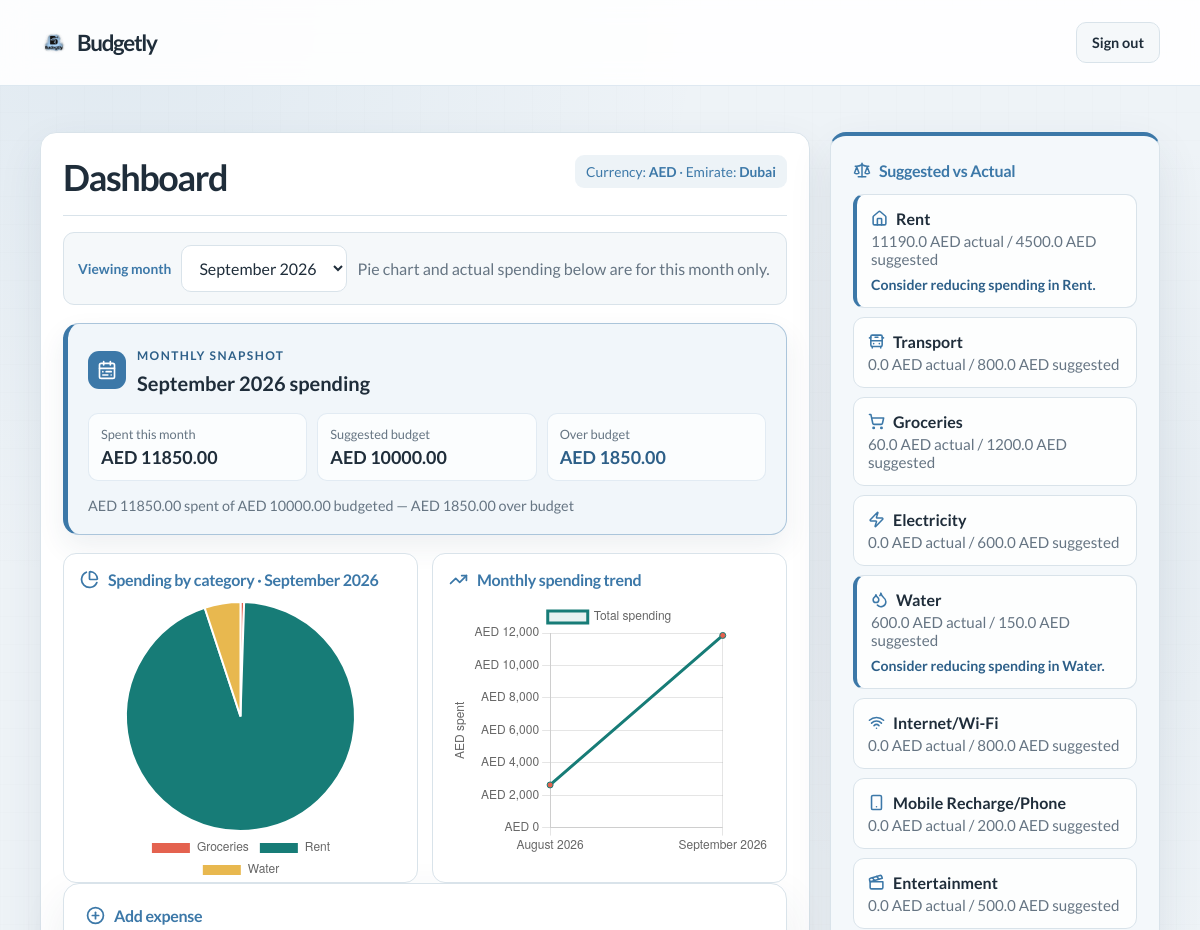
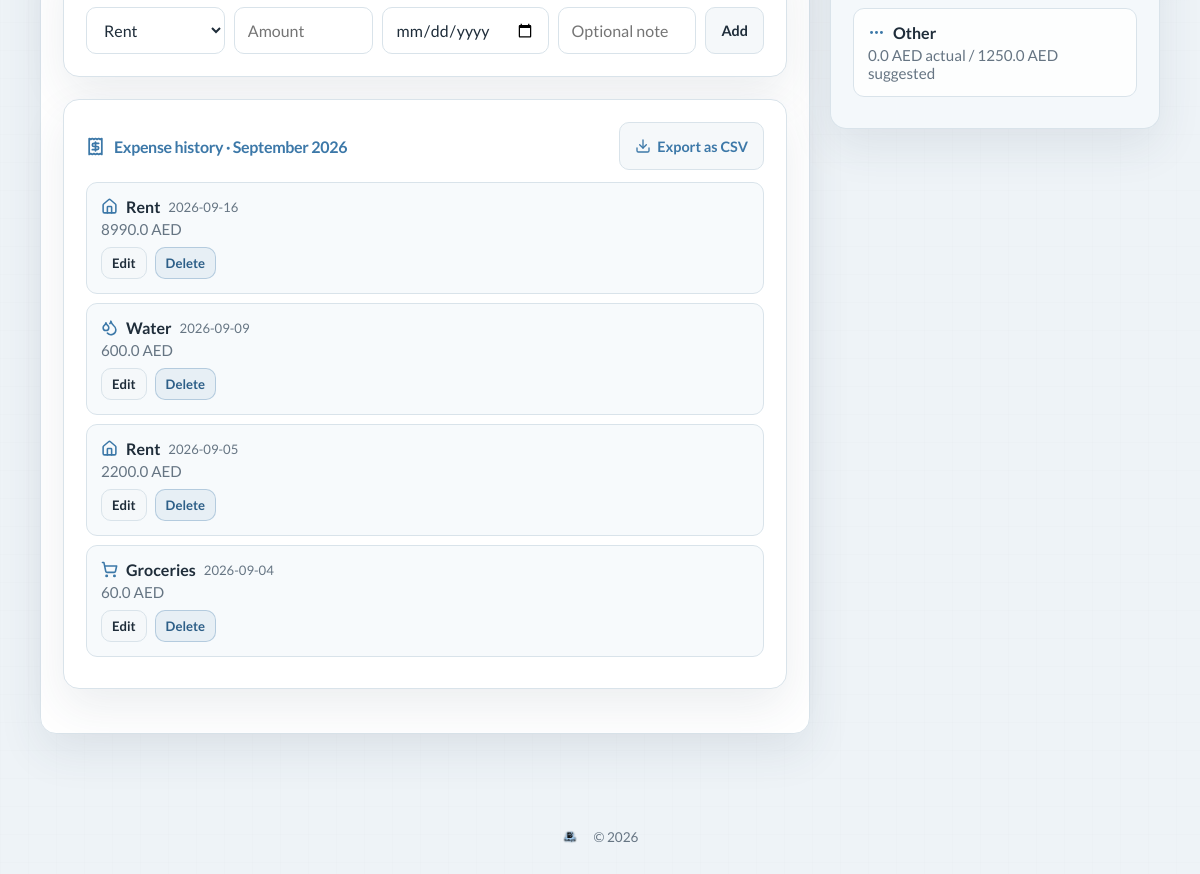
The app's page /dashboard (signed in) with its own data (2 pictures, top to bottom).
### tables this page shows
CREATE TABLE profiles (
                id INTEGER PRIMARY KEY AUTOINCREMENT,
                user_id INTEGER NOT NULL,
                emirate TEXT NOT NULL,
                income REAL NOT NULL,
                user_type TEXT NOT NULL,
                FOREIGN KEY(user_id) REFERENCES users(id)
            );

CREATE TABLE expenses (
        id INTEGER PRIMARY KEY AUTOINCREMENT,
        user_id INTEGER NOT NULL,
        category TEXT NOT NULL,
        amount REAL NOT NULL,
        date TEXT NOT NULL,
        note TEXT,
        FOREIGN KEY(user_id) REFERENCES users(id)
    );

### app.py (the view)
@app.route("/dashboard")
def dashboard():
    user_id = session.get("user_id")
    if not user_id:
        return redirect(url_for("capture_email"))
    db = get_db()
    cur = db.cursor()
    cur.execute("SELECT * FROM profiles WHERE user_id = ?", (user_id,))
    profile = cur.fetchone()
    if not profile:
        return redirect(url_for("setup"))
    cur.execute("SELECT id, category, amount, date, note FROM expenses WHERE user_id = ? ORDER BY date DESC, id DESC", (user_id,))
    all_expenses = cur.fetchall()
    available_months = sorted({expense["date"][:7] for expense in all_expenses}, reverse=True)
    current_month = datetime.utcnow().strftime("%Y-%m")
    selected_month = request.args.get("month") or (available_months[0] if available_months else current_month)
    if selected_month not in available_months and selected_month != current_month:
        selected_month = current_month
    expenses = [expense for expense in all_expenses if expense["date"].startswith(selected_month)]
    def month_label(month):
        return datetime.strptime(month, "%Y-%m").strftime("%B %Y")
    totals = {c: 0.0 for c in ALL_CATEGORIES}
    monthly_totals = {}
    for e in all_expenses:
        cat = e["category"]
        amt = float(e["amount"])
        date = e["date"]
        month = date[:7]
        monthly_totals[month] = monthly_totals.get(month, 0.0) + amt
        if month == selected_month:
            totals[cat] = totals.get(cat, 0.0) + amt
    emirate_budgets = MONTHLY_BUDGETS_BY_EMIRATE.get(profile["emirate"], MONTHLY_BUDGETS_BY_EMIRATE["Dubai"])
    standard_budget = emirate_budgets.get(profile["user_type"], emirate_budgets["professional"])
    categories = EXPENSE_CATEGORIES.get(profile["user_type"], EXPENSE_CATEGORIES["professional"])
    emirate_ratios = PERSONALIZED_RATIOS_BY_EMIRATE.get(profile["emirate"], PERSONALIZED_RATIOS_BY_EMIRATE["Dubai"])
    ratios = emirate_ratios.get(profile["user_type"], emirate_ratios["professional"])
    suggested = {category: round(profile["income"] * ratios.get(category, 0), 2) for category in categories}
    month_total = round(sum(totals.get(category, 0) for category in categories), 2)
    suggested_total = round(sum(suggested.values()), 2)
    month_difference = round(suggested_total - month_total, 2)
    comparison = []
    for k in categories:
        actual = round(totals.get(k, 0.0), 2)
        suggested_amt = suggested.get(k, 0.0)
        over = actual > suggested_amt if suggested_amt > 0 else False
        comparison.append({"category": k, "actual": actual, "suggested": suggested_amt, "over": over})
    pie_data = {k: totals[k] for k in totals if totals[k] > 0}
    line_months = sorted(monthly_totals.keys())
    line_labels = [month_label(month) for month in line_months]
    line_values = [monthly_totals[month] for month in line_months]
    return render_template(
        "dashboard.html",
        profile=profile,
        pie_data=pie_data,
        line_labels=line_labels,
        line_values=line_values,
        comparison=comparison,
        expenses=expenses,
        edit_expense=next(
            (expense for expense in expenses if str(expense["id"]) == request.args.get("edit_expense")),
            None,
        ),
        currency="AED",
        emirate=profile["emirate"],
        categories=categories,
        available_months=available_months,
        selected_month=selected_month,
        selected_month_label=month_label(selected_month),
        month_labels={month: month_label(month) for month in available_months},
        month_total=month_total,
        suggested_total=suggested_total,
        month_difference=month_difference,
    )

### app.py (called while the page is built)
def get_db():
    db = getattr(g, "_database", None)
    if db is None:
        db = g._database = sqlite3.connect(str(DB_PATH))
        db.row_factory = sqlite3.Row
        init_db(db)
    return db

@app.teardown_appcontext
def close_connection(exception):
    db = getattr(g, "_database", None)
    if db is not None:
        db.close()

@app.context_processor
def inject_now():
    return {"current_year": datetime.utcnow().year}

### templates/dashboard.html (shortened to what this page needs)
{% extends "base.html" %}
{% block content %}
{% set category_icons = {
  'Rent': 'home',
  'Transport': 'bus-front',
  'Groceries': 'shopping-cart',
  'Electricity': 'zap',
  'Water': 'droplets',
  'Internet/Wi-Fi': 'wifi',
  'Mobile Recharge/Phone': 'smartphone',
  'Personal Care': 'heart-handshake',
  'Entertainment': 'clapperboard',
  'Other': 'ellipsis'
} %}
<div class="grid">
  <section class="col-8">
    <div class="card">
      <header class="card-header">
        <h2>Dashboard</h2>
        <div class="meta">Currency: <strong>{{ currency }}</strong> &middot; Emirate: <strong>{{ emirate }}</strong></div>
      </header>
      <form method="GET" action="{{ url_for('dashboard') }}" class="month-picker">
        <label for="month">Viewing month</label>
        <select name="month" id="month" onchange="this.form.submit()">
          <option value="{{ selected_month }}">{{ selected_month_label }}</option>
        </select>
        <span class="muted">Pie chart and actual spending below are for this month only.</span>
      </form>
      <section class="monthly-summary {% if month_difference < 0 %}summary-over{% endif %}">
        <div class="summary-heading">
          <span class="summary-icon"><i data-lucide="calendar-range"></i></span>
          <div>
            <span class="step-kicker">Monthly snapshot</span>
            <h3>{{ selected_month_label }} spending</h3>
          </div>
        </div>
        <div class="summary-figures">
          <div><span>Spent this month</span><strong>AED {{ '%.2f'|format(month_total) }}</strong></div>
          <div><span>Suggested budget</span><strong>AED {{ '%.2f'|format(suggested_total) }}</strong></div>
          <div class="summary-difference"><span>{% if month_difference >= 0 %}Remaining{% else %}Over budget{% endif %}</span><strong>AED {{ '%.2f'|format(month_difference|abs) }}</strong></div>
        </div>
        <p class="summary-message">AED {{ '%.2f'|format(month_total) }} spent of AED {{ '%.2f'|format(suggested_total) }} budgeted{% if month_difference >= 0 %} — AED {{ '%.2f'|format(month_difference) }} remaining{% else %} — AED {{ '%.2f'|format(month_difference|abs) }} over budget{% endif %}</p>
      </section>
      <div class="charts">
        <div class="chart-card{% if not pie_data %} empty-chart{% endif %}">
          <h4 class="section-title"><i data-lucide="pie-chart"></i> Spending by category · {{ selected_month_label }}</h4>
          {% if pie_data %}
          <div class="pie-chart-wrap"><canvas id="pieChart"></canvas></div>
          {% endif %}
        </div>
        <div class="chart-card{% if not line_labels %} empty-chart{% endif %}">
          <h4 class="section-title"><i data-lucide="trending-up"></i> Monthly spending trend</h4>
          {% if line_labels %}
          <div class="line-chart-wrap"><canvas id="lineChart"></canvas></div>
          {% endif %}
        </div>
      </div>
      <div class="card">
        <h4 class="section-title"><i data-lucide="plus-circle"></i> Add expense</h4>
        <form method="POST" action="{{ url_for('add_expense') }}" class="inline-form">
          <select name="category" required>
            {% for c in categories %}
            <option value="{{ c }}">{{ c }}</option>
            {% endfor %}
          </select>
          <input name="amount" type="number" step="0.01" placeholder="Amount" required>
          <input name="date" type="date">
          <input name="note" type="text" placeholder="Optional note">
          <button class="btn">Add</button>
        </form>
      </div>
      <div class="card">
        <div class="history-heading">
          <h4 class="section-title"><i data-lucide="receipt"></i> Expense history · {{ selected_month_label }}</h4>
          <a class="btn export-btn" href="{{ url_for('export_expenses', month=selected_month) }}"><i data-lucide="download"></i> Export as CSV</a>
        </div>
        {% if expenses %}
        <ul class="compare">
          {% for expense in expenses %}
          <li class="compare-item">
            <div class="cat"><i class="category-icon" data-lucide="{{ category_icons.get(expense['category'], 'circle') }}"></i>{{ expense['category'] }} <span class="muted">{{ expense['date'] }}</span></div>
            <div class="vals">{{ expense['amount'] }} AED</div>
            <div class="expense-actions">
              <a class="btn" href="{{ url_for('dashboard', edit_expense=expense['id'], month=selected_month) }}#edit-expense">Edit</a>
              <form method="POST" action="{{ url_for('delete_expense', expense_id=expense['id']) }}" onsubmit="return confirm('Delete this expense?');">
                <button class="btn danger" type="submit">Delete</button>
              </form>
            </div>
          </li>
          {% endfor %}
        </ul>
        {% else %}
        <p class="muted">No expenses recorded yet.</p>
        {% endif %}
      </div>
    </div>
  </section>
  <aside class="col-4">
    <div class="card comparison-panel">
      <h4><i data-lucide="scale"></i> Suggested vs Actual</h4>
      <ul class="compare">
        {% for item in comparison %}
        <li class="compare-item {% if item.over %}over{% endif %}">
          <div class="cat"><i class="category-icon" data-lucide="{{ category_icons.get(item.category, 'circle') }}"></i>{{ item.category }}</div>
          <div class="vals">{{ item.actual }} AED actual / {{ item.suggested }} AED suggested</div>
          {% if item.over %}
          <div class="flag">Consider reducing spending in {{ item.category }}.</div>
          {% endif %}
        </li>
        {% endfor %}
      </ul>
    </div>
  </aside>
</div>
{% endblock %}
{% block scripts %}
<script>
const pieData = {{ pie_data|tojson }};
const lineLabels = {{ line_labels|tojson }};
const lineValues = {{ line_values|tojson }};
{% if pie_data %}
const pie = new Chart(document.getElementById('pieChart').getContext('2d'), {
  type: 'pie',
  data: {
    labels: Object.keys(pieData),
    datasets: [{ data: Object.values(pieData), backgroundColor: ['#E4624F','#177C77','#E8B84F','#D98A68','#4E9B96','#C96A54','#8BA9A5'] }]
  },
  options: { responsive:true, maintainAspectRatio:true, plugins:{legend:{position:'bottom'}} }
});
{% endif %}
{% if line_labels %}
const line = new Chart(document.getElementById('lineChart').getContext('2d'), {
  type: 'line',
  data: { labels: lineLabels, datasets: [{ label:'Total spending', data: lineValues, borderColor:'#177C77', backgroundColor:'rgba(23,124,119,0.10)', pointBackgroundColor:'#E4624F', tension:0.25 }] },
  options:{
    responsive:true,
    maintainAspectRatio:false,
    interaction:{ mode:'index', intersect:false },
    scales:{
      y:{ beginAtZero:true, title:{ display:true, text:'AED spent' }, ticks:{ callback:function(value){ return 'AED ' + value.toLocaleString(); } } },
      x:{ ticks:{ autoSkip:true, maxTicksLimit:6, maxRotation:0, minRotation:0 } }
    },
    plugins:{ tooltip:{ callbacks:{ label:function(context){ return ' AED ' + context.parsed.y.toLocaleString(); } } } }
  }
});
{% endif %}
</script>
{% endblock %}

### templates/base.html (shortened to what this page needs)
<!doctype html>
<html lang="en">
<head>
  <link rel="stylesheet" href="{{ url_for('static', filename='css/style.css', v='20260907') }}">
</head>
<body>
  <header class="topbar">
    <div class="container topbar-inner">
      <a class="brand-link" href="{{ url_for('landing') }}">
        <img class="logo-image" src="{{ url_for('static', filename='images/logo.png') }}" alt="Budgetly logo">
        <h1 class="brand">Budgetly</h1>
      </a>
      {% if session.get('user_id') %}
      <a class="btn header-action" href="{{ url_for('logout') }}">Sign out</a>
      {% elif request.endpoint == 'landing' %}
      <a class="btn header-action" href="{{ url_for('capture_email') }}">Log in</a>
      {% endif %}
    </div>
  </header>
  <main class="container">
    {% block content %}{% endblock %}
  </main>
  <footer class="footer">
    <div class="container footer-inner">
      <img class="logo-image small-logo" src="{{ url_for('static', filename='images/logo.png') }}" alt="Budgetly logo">
      <span>&copy; {{ current_year if current_year else "" }}</span>
    </div>
  </footer>
  {% block scripts %}{% endblock %}
</body>
</html>

### records on screen
profiles: emirate "Dubai"
expenses: category "Rent", date "2026-09-16", amount "8990.0"
expenses: category "Water", date "2026-09-09", amount "600.0", actual "600.0", suggested "150.0"
expenses: category "Rent", date "2026-09-05", amount "2200.0"
expenses: category "Groceries", date "2026-09-04", amount "60.0"

### other values on screen
{{ currency }} "AED"
{{ selected_month_label }} "September 2026"
{{ '%.2f'|format(month_total) }} "11850.00"
{{ '%.2f'|format(suggested_total) }} "10000.00"
{{ '%.2f'|format(month_difference|abs) }} "1850.00"
{{ item.category }} "Rent" "Transport" "Groceries" "Electricity" "Internet/Wi-Fi" "Mobile Recharge/Phone" "Entertainment" "Other"
{{ item.actual }} "11190.0" "0.0" "60.0" "0.0" "0.0" "0.0" "0.0" "0.0"
{{ item.suggested }} "4500.0" "800.0" "1200.0" "600.0" "800.0" "200.0" "500.0" "1250.0"
{{ item.category }} "Rent"
form field month "September 2026"
form field category "Rent"
chart data {{ pie_data|tojson }} {"Groceries": 60.0, "Rent": 11190.0, "Water": 600.0}
chart data {{ line_values|tojson }} [2630.0, 11850.0]
